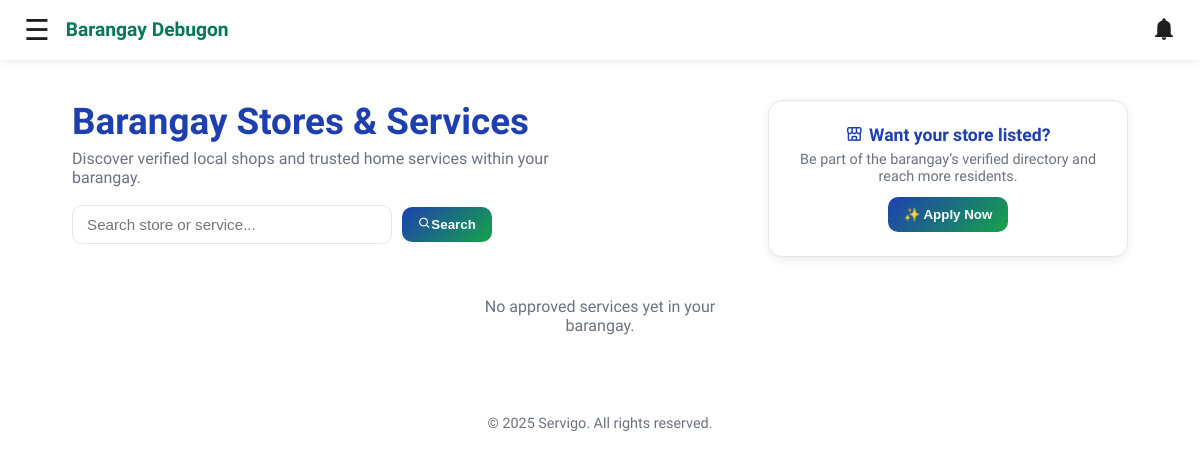
The page /Resident/storesPage.php (signed in) on the database as committed earlier.
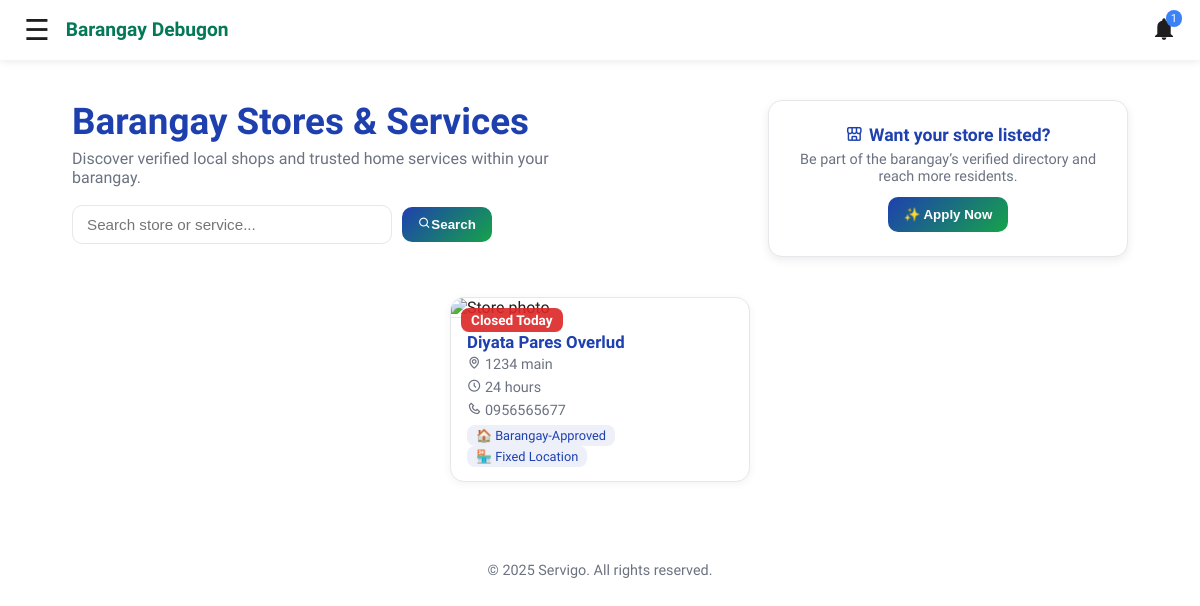
The same page on the database as committed later.
### tables this page shows
CREATE TABLE `barangay_services` (
  `id` bigint(20) NOT NULL,
  `resident_id` bigint(20) NOT NULL,
  `barangay_name` text NOT NULL,
  `store_name` text NOT NULL,
  `address` text DEFAULT NULL,
  `open_hours` text DEFAULT NULL,
  `contact` text DEFAULT NULL,
  `category` text DEFAULT NULL,
  `classification` enum('licensed','approved') DEFAULT 'approved',
  `photo_url` text DEFAULT NULL,
  `dti_cert_url` text DEFAULT NULL,
  `lease_contract_url` text DEFAULT NULL,
  `valid_id_url` text DEFAULT NULL,
  `business_permit_url` text DEFAULT NULL,
  `remarks` text DEFAULT NULL,
  `status` varchar(50) DEFAULT 'Pending',
  `is_closed_today` tinyint(1) DEFAULT 0,
  `is_closed_forever` tinyint(1) DEFAULT 0,
  `closed_by_admin` tinyint(1) DEFAULT 0,
  `closed_reason` text DEFAULT NULL,
  `submitted_at` datetime DEFAULT current_timestamp()
);

### Resident/storesPage.php (the view, shortened to what this page needs)
<?php
include 'Components/topbar.php';
$barangay    = $_SESSION['sg_brgy'] ?? 'Unknown Barangay';
$stmt = $conn->prepare("
  SELECT store_name, address, open_hours, contact, classification, category AS service_type, photo_url, is_closed_today, is_closed_forever
  FROM barangay_services
  WHERE barangay_name=?
    AND status='Approved'
    AND (is_closed_forever=0 OR is_closed_forever IS NULL)
  ORDER BY submitted_at DESC
");
$stmt->bind_param("s", $barangay);
$stmt->execute();
$stores = $stmt->get_result();
?>
<!DOCTYPE html>
<html lang="en">
<head>
<link href="https://unpkg.com/boxicons@2.1.4/css/boxicons.min.css" rel="stylesheet">
</head>
<body>
<div class="wrapper">
  <div class="header-full">
    <section class="hero">
      <h1>Barangay Stores & Services</h1>
      <p>Discover verified local shops and trusted home services within your barangay.</p>
      <div class="search-box">
        <input type="text" id="searchStore" placeholder="Search store or service...">
        <button class="btn-gradient" onclick="filterStores()"><i class='bx bx-search'></i>Search</button>
      </div>
    </section>
    <section class="apply-section">
      <h2><i class='bx bx-store-alt'></i> Want your store listed?</h2>
      <p>Be part of the barangay’s verified directory and reach more residents.</p>
      <a href="myStore.php" style="text-decoration:none;">
        <button class="btn-gradient mt-2">✨ Apply Now</button>
      </a>
    </section>
  </div>
  <div class="store-grid" id="storeGrid">
    <?php if($stores->num_rows): while($s=$stores->fetch_assoc()): ?>
      <div class="card">
        <?php if($s['is_closed_today']): ?>
          <div class="closed-banner">Closed Today</div>
        <?php endif; ?>
        <div class="card-body">
          <h5><?= htmlspecialchars($s['store_name']) ?></h5>
          <p class="card-text"><i class='bx bx-map'></i> <?= htmlspecialchars($s['address']) ?></p>
          <p class="card-text"><i class='bx bx-time-five'></i> <?= htmlspecialchars($s['open_hours']) ?></p>
          <p class="card-text"><i class='bx bx-phone'></i> <?= htmlspecialchars($s['contact']) ?></p>
          <span class="tag">
            <?= strtolower($s['classification'])=='licensed'?'📄 Licensed Business':'🏠 Barangay-Approved' ?>
          </span>
          <span class="tag">
            <?= strtolower($s['service_type'])=='home'?'🚗 Home Service':'🏪 Fixed Location' ?>
          </span>
        </div>
      </div>
    <?php endwhile; else: ?>
      <p style="color:var(--muted);text-align:center;">No approved services yet in your barangay.</p>
    <?php endif; ?>
  </div>
  <footer>© 2025 Servigo. All rights reserved.</footer>
</div>
</body>
</html>

### Resident/Components/topbar.php (shortened to what this page needs)
<?php
require_once(__DIR__ . "/../../Database/connection.php");
$resident_id = $_SESSION['sg_id'];
$barangay    = $_SESSION['sg_brgy'];
$unreadCount = 0;
$stmt = $conn->prepare("
  SELECT id, title, message, link, is_read, created_at
  FROM notifications
  WHERE recipient_type='resident' AND recipient_id=? AND barangay_name=?
  ORDER BY created_at DESC LIMIT 20
");
$stmt->bind_param("is", $resident_id, $barangay);
$stmt->execute();
$result = $stmt->get_result();
while ($row = $result->fetch_assoc()) {
  if (!$row['is_read']) $unreadCount++;
}
?>
<!DOCTYPE html>
<html lang="en">
<head>
<link rel="stylesheet" href="https://cdn.jsdelivr.net/npm/bootstrap-icons@1.11.3/font/bootstrap-icons.min.css">
</head>
<body>
<header class="topbar">
  <div class="left-group">
    <button id="menu-toggle">&#9776;</button>
    <div class="title"><?= htmlspecialchars($barangay) ?></div>
  </div>
  <div class="bell" id="bell">
    <svg xmlns="http://www.w3.org/2000/svg" viewBox="0 0 24 24">
      <path d="M12 24a2.4 2.4 0 0 0 2.4-2.4h-4.8A2.4 2.4 0 0 0 12 24zm6.7-6V11a6.7 6.7 0 0 0-5-6.4V4a1.7 1.7 0 1 0-3.4 0v.6A6.7 6.7 0 0 0 5.3 11v7L3 20v1h18v-1l-2.3-2z"/>
    </svg>
    <?php if ($unreadCount > 0): ?>
      <div class="badge" id="badge"><?= $unreadCount ?></div>
    <?php endif; ?>
  </div>
</header>
</body>
</html>

Rows that differ between the two databases and show on the page:
added barangay_services: is_closed_today "Closed Today", store_name "Diyata Pares Overlud", address "1234 main", open_hours "24 hours", contact "0956565677", classification "🏠 Barangay-Approved", category "🏪 Fixed Location"
Other text that changed with them:
$unreadCount: (not shown) → "1"
text no longer shown: "No approved services yet in your barangay."
